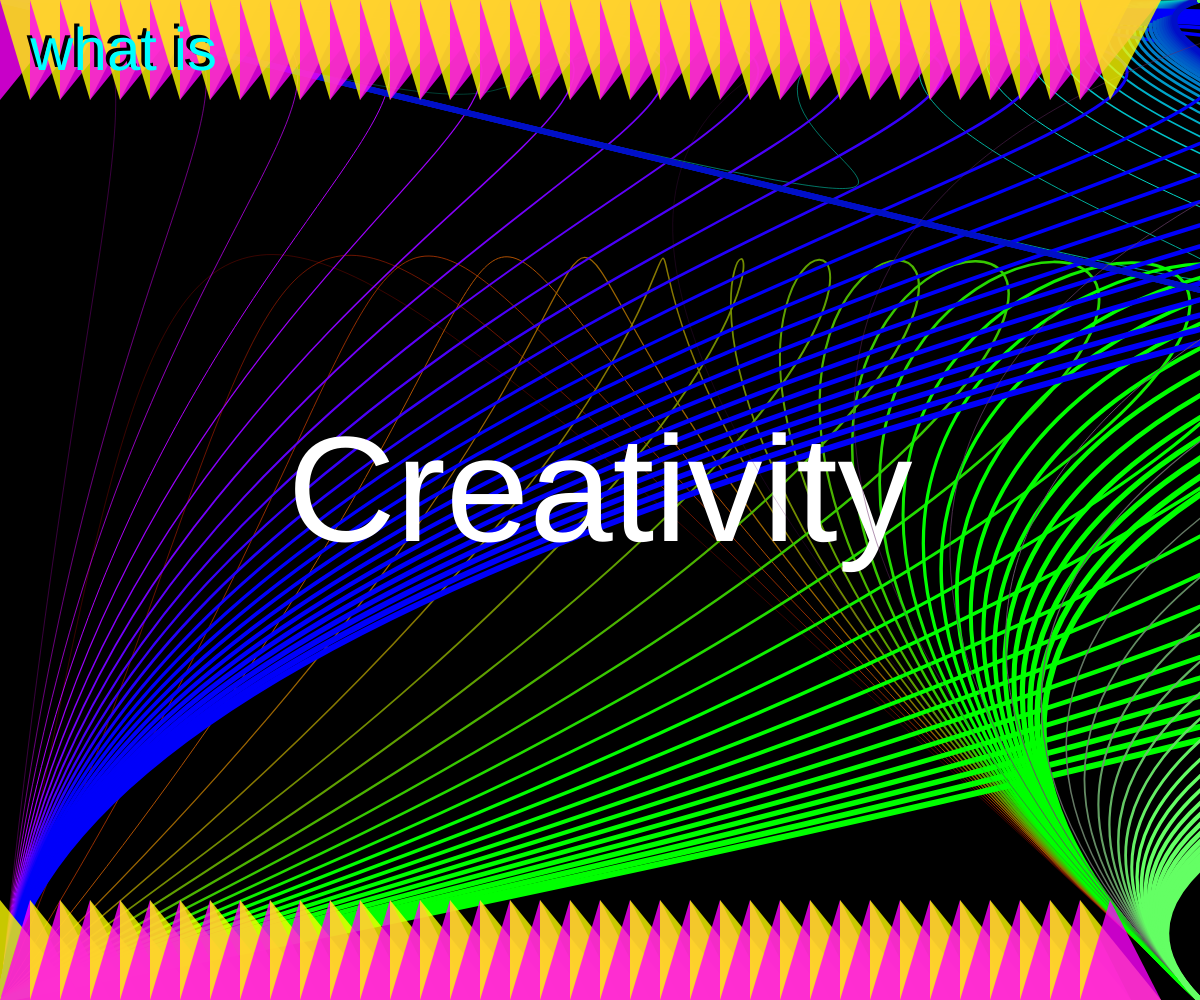
Frame 1 (no input)
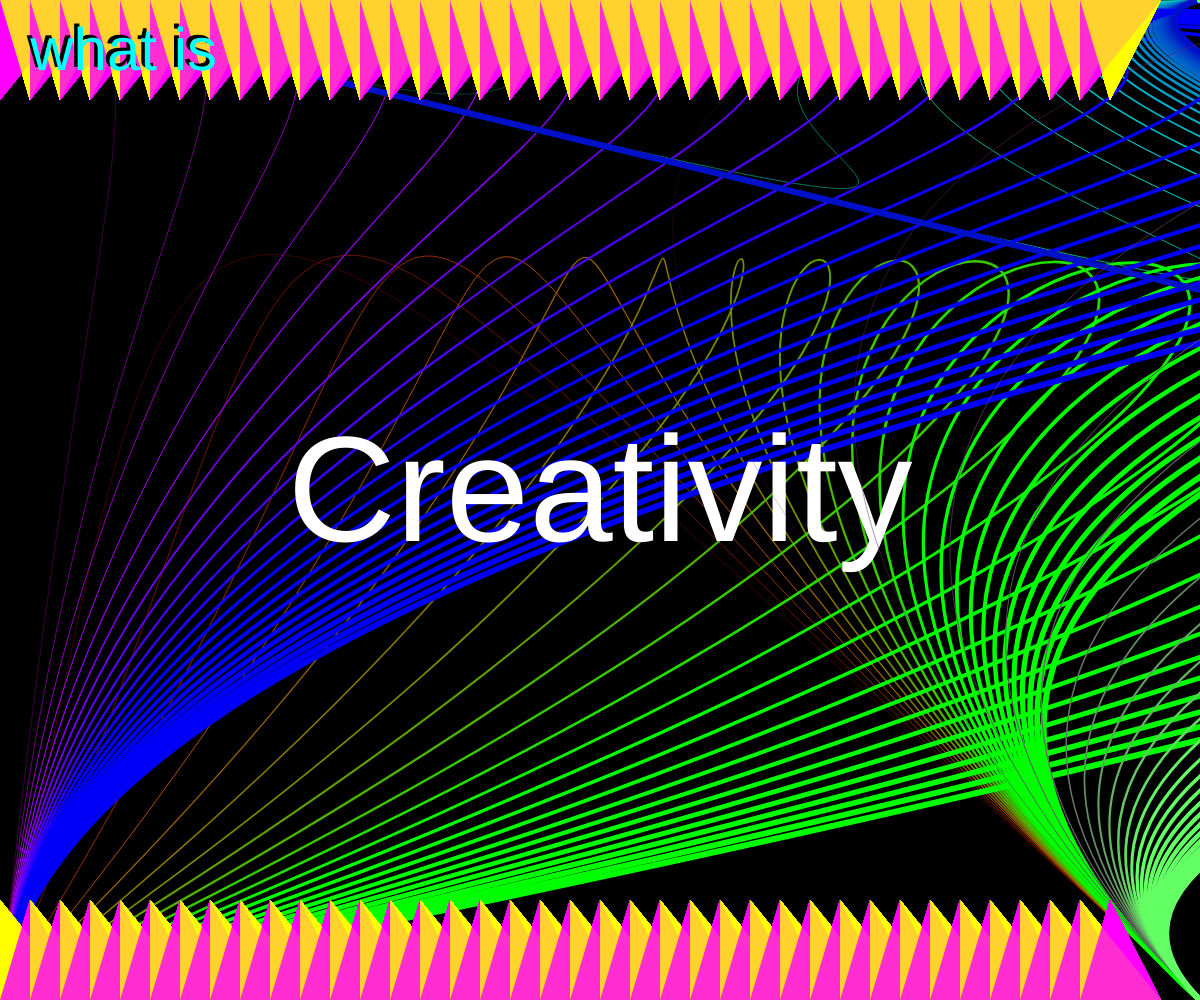
Frame 60 (no input)
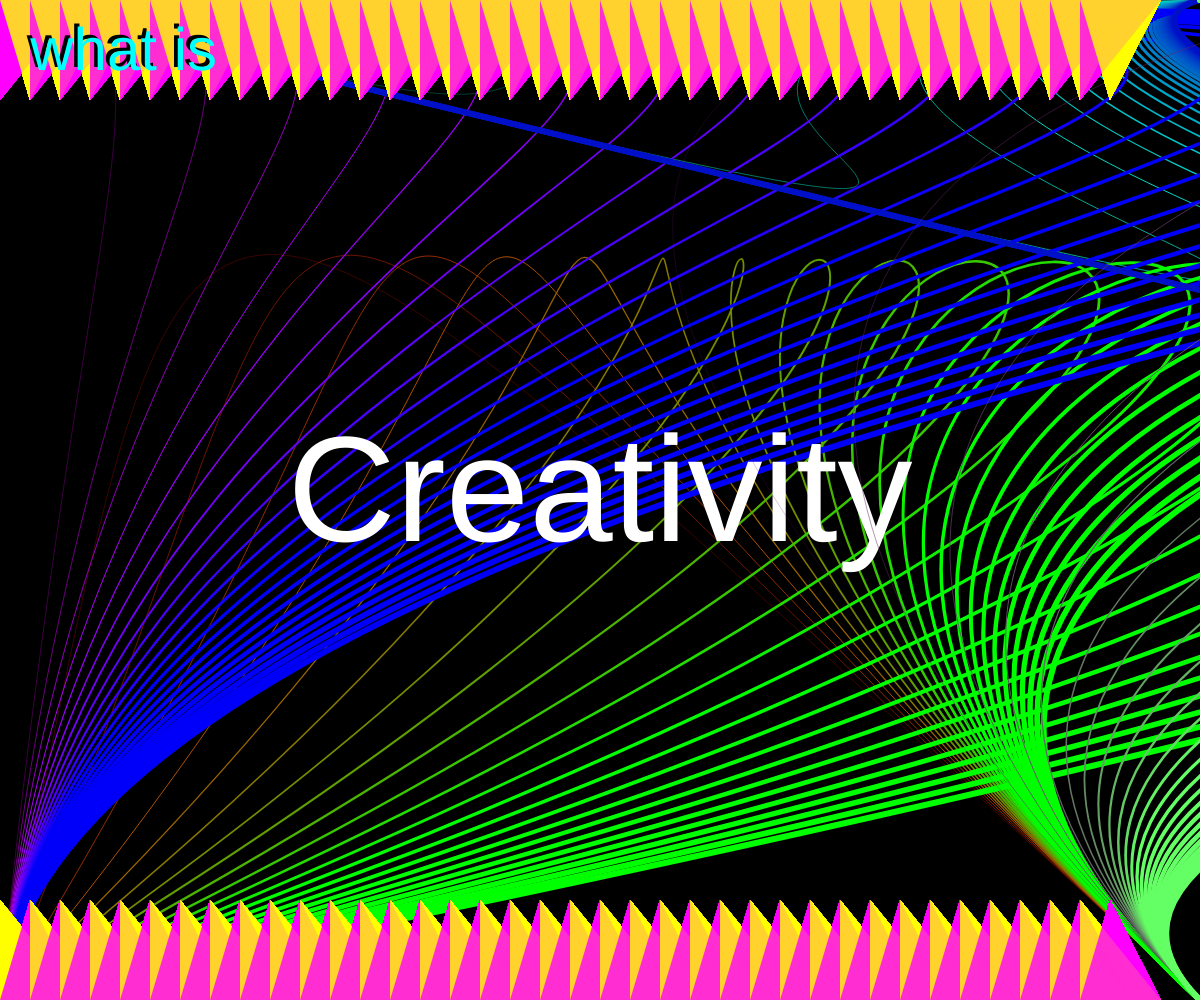
Frame 120 (the mouse pressed at the canvas centre since frame 60)

The p5.js sketch that drew these frames (run headless with seeded random() and noise() and a simulated clock; from frame 60 on, the mouse is pressed at the canvas centre):

// p5.js sketch
// ── sketch.js

function setup() {
  createCanvas(windowWidth, windowHeight);
  background(0)
  textSize(width / 8);
  textAlign(CENTER, CENTER);
  
  const randomWidth = random(windowWidth)
  const randomHeight = random(windowHeight)


  noFill();
  
  strokeWeight(2)
  
  
  for(let i=0; i<25; i++){
    strokeWeight(i/4)
    stroke(255-(20*i), 0, 250);
    bezier(0, 0, randomHeight*i, 10+i, 90+i, 90+i, 0, windowHeight);
    stroke(0, 255-(10*i), 200);
    bezier(0, 0, randomWidth*i, randomHeight*i, 120+10*i, 10*i, windowWidth, 0);
    stroke(255-(20*i), i*20,0);
    bezier(0, windowHeight, randomHeight*i, i, 120+i, 10+i, windowWidth, windowHeight);
  }
  
  fill(255)
  stroke(0)
  strokeWeight(0)
  text('Creativity', windowWidth/2, windowHeight/2);
  
  noFill();
  
  strokeWeight(1)
  for(let i=0; i<25; i++){
    stroke(100, i*20,100);
    strokeWeight(i/4)
    bezier(windowWidth, 0, randomWidth*i, i, randomHeight+i, 10+i, windowWidth, windowHeight);
  }
  
}

function piramids(bottom, top){
  for(let i=0; i<windowHeight+100; i+=30){
    fill(255, 255, 0, 200)
    triangle(i, bottom*windowHeight/10, i, top*windowHeight/10, 81+i, bottom*windowHeight/10);

    fill(255, 0, 255, 200)
    triangle(i, bottom*windowHeight/10, i+30, top*windowHeight/10, 81+i, bottom*windowHeight/10);
  }
}

function inversePiramids(bottom, top){
  for(let i=0; i<windowHeight+100; i+=30){
    fill(255, 0, 255, 200)
    triangle(i, bottom*windowHeight/10, i, top*windowHeight/10, 81+i, bottom*windowHeight/10);

    fill(255, 255, 0, 200)
    triangle(i, bottom*windowHeight/10, i+30, top*windowHeight/10, 81+i, bottom*windowHeight/10);
  }
}

function inversePiramids(bottom, top){
  for(let i=0; i<windowHeight+100; i+=30){
    fill(255, 0, 255, 200)
    triangle(i, bottom*windowHeight/10, i, top*windowHeight/10, 81+i, bottom*windowHeight/10);

    fill(255, 255, 0, 200)
    triangle(i, bottom*windowHeight/10, i+30, top*windowHeight/10, 81+i, bottom*windowHeight/10);
  }
}


function draw() {
  
  
  strokeWeight(0)
  inversePiramids(0,1)
  
  piramids(10,9)
  
  fill(0)
  stroke(0)
  strokeWeight(0)
  
  textSize(width / 20);
  text('what is', 1*windowWidth/10, 0.5*windowHeight/10);
  
  fill(0,255,255)
  text('what is', 1.03*windowWidth/10, 0.53*windowHeight/10);
  
  
  textSize(width / 8);
  
  
}
